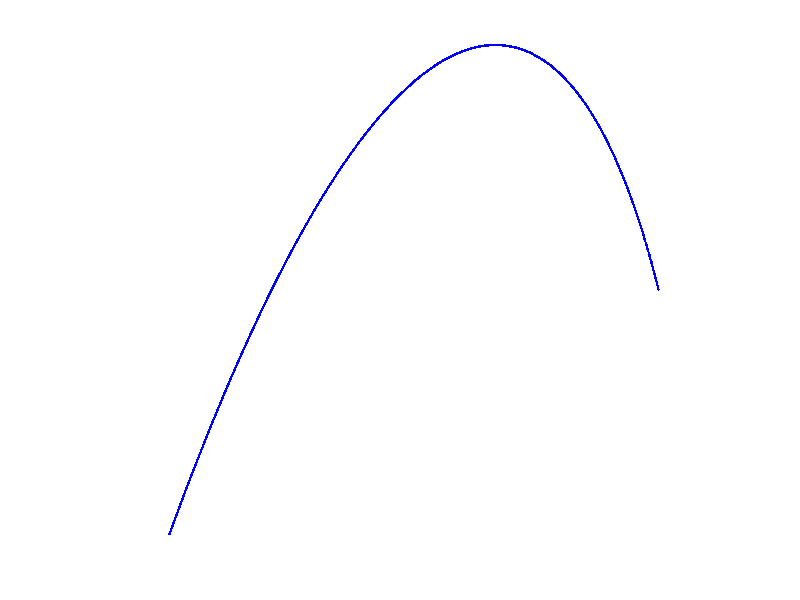

Write the MATLAB code that produced this figure.
Res = 1000;
Destra = -0.5;
Sinistra = -2;

X = linspace(Sinistra,Destra,Res);
Y = 1./X - X .^2 - X - 1;

Immagine = figure("visible","off");
axis("equal");
axis off;
hold on;
plot(X, Y, ".b");
print(Immagine, "Immagine_Geometrie_ParabolaCartesiana.png");
